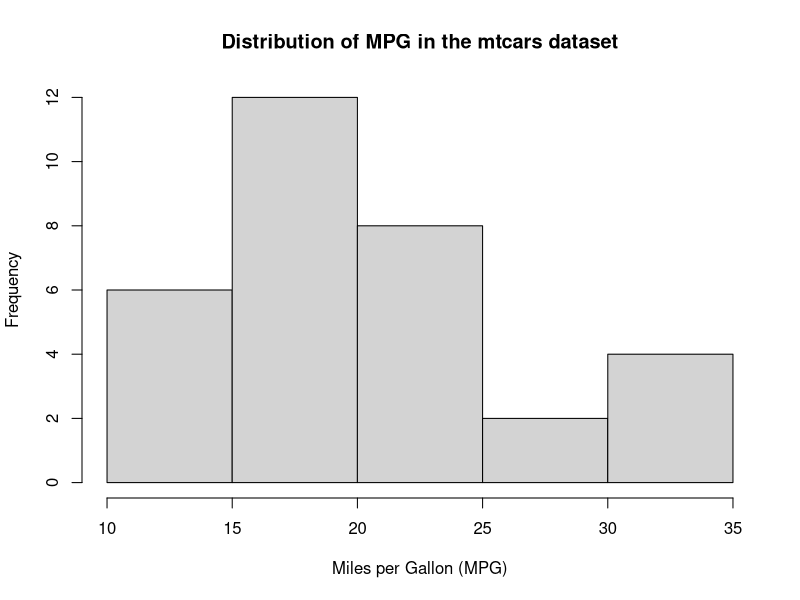
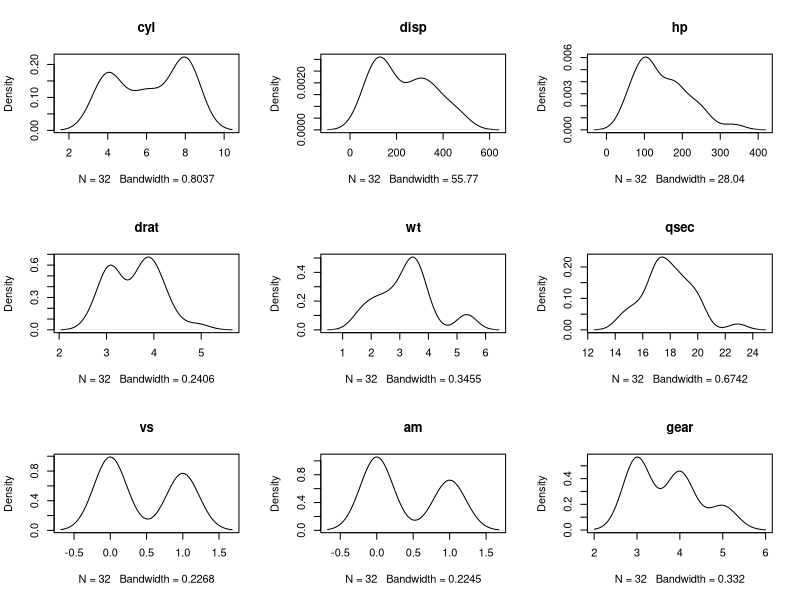
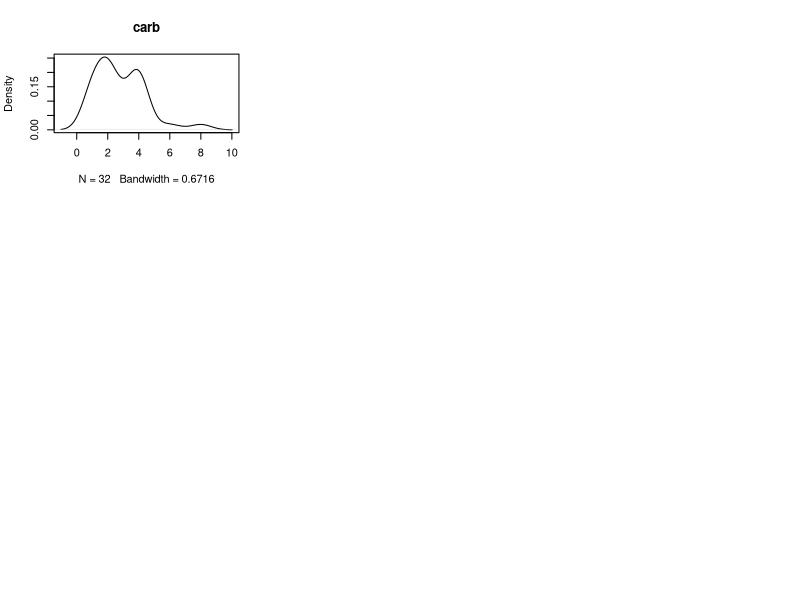
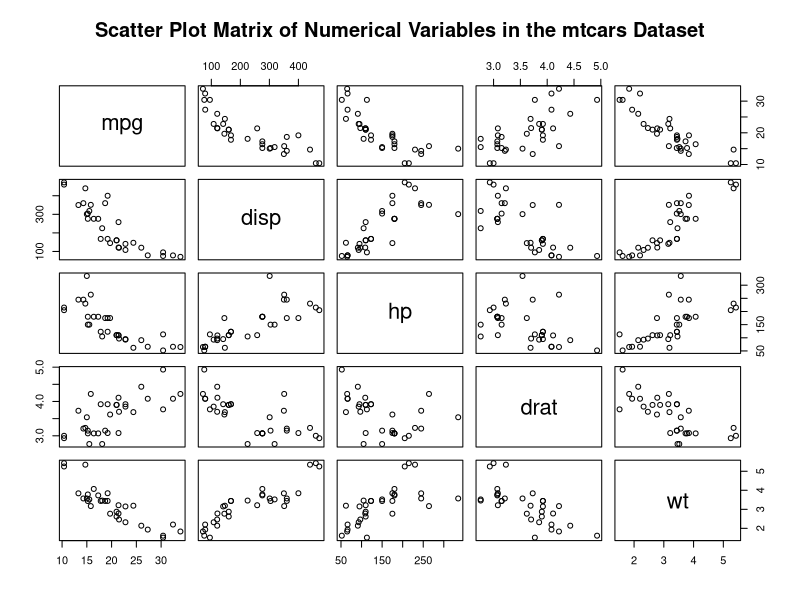
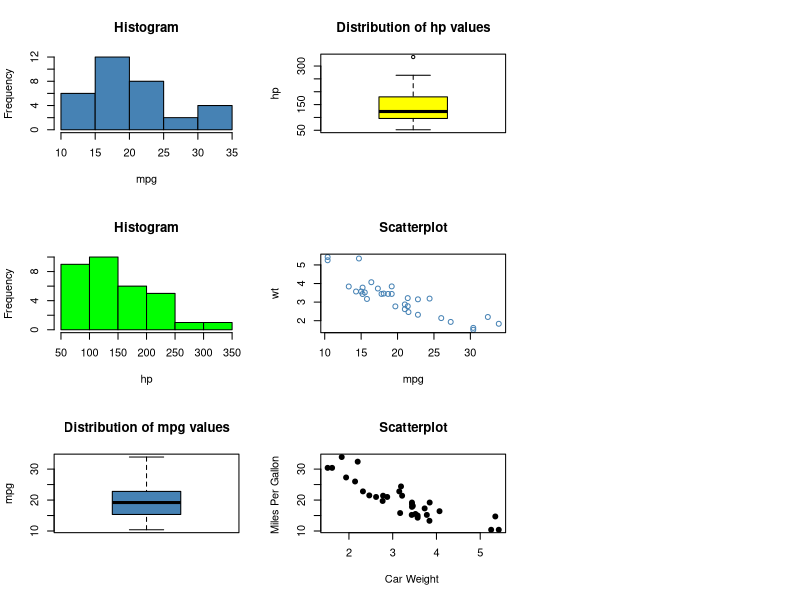
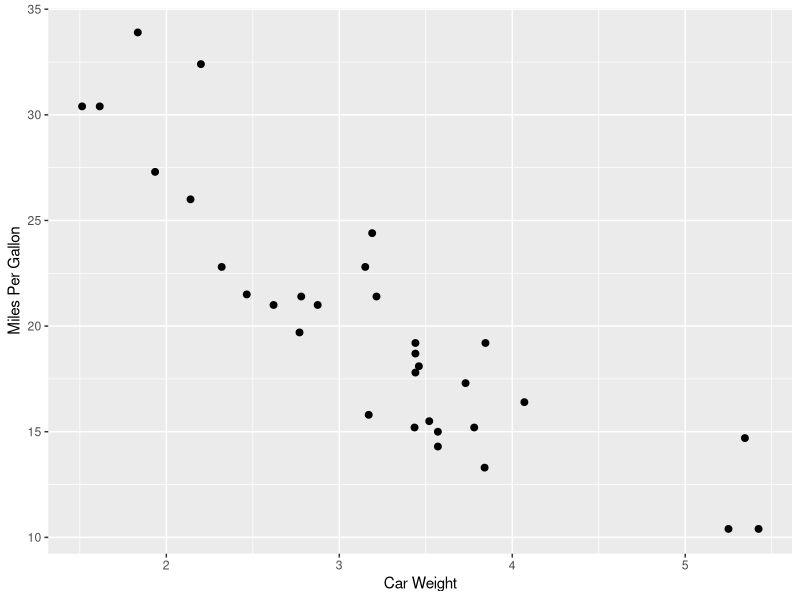

The R script that drew these images, in order: (Note: this script raises an error after producing the figures.)
data(mtcars)
mtcars
head(mtcars)
summary(mtcars)

names(mtcars)
#(a)attributes of the dataset are "mpg"  "cyl"  "disp" "hp"   "drat" "wt"   "qsec" "vs"   "am"   "gear" "carb"
colnames(mtcars)

dim(mtcars)
data(mtcars)


str(mtcars)
summary(mtcars)

# Individual summary statistics for each variable
summary(mtcars$mpg)
summary(mtcars$cyl)
summary(mtcars$disp)
summary(mtcars$hp)
summary(mtcars$drat)
summary(mtcars$wt)
summary(mtcars$qsec)
summary(mtcars$vs)
summary(mtcars$am)
summary(mtcars$gear)
summary(mtcars$carb)

sapply(mtcars, function(x) sum(is.na(x)))

hist(mtcars$mpg, main = "Distribution of MPG in the mtcars dataset",
     xlab = "Miles per Gallon (MPG)", ylab = "Frequency")

par(mfrow=c(3, 3)) # set up a 3 x 3 grid of plots
for (i in 2:ncol(mtcars)) {
  if (is.numeric(mtcars[, i])) {
    plot(density(mtcars[, i]), main = colnames(mtcars)[i], ylab = "Density")
  }
}

pairs(mtcars[, c(1, 3, 4, 5, 6)], main = "Scatter Plot Matrix of Numerical Variables in the mtcars Dataset")

#(b)dimension of data frame = 32, 11
max = max(mtcars$mpg)
min=min(mtcars$mpg)
#range
range(mtcars$mpg)
range=max-min
print(range)
#range = max - min
#print(range)

colnames(mtcars) #view variables
#(d)summary statictics for variables
summary(mtcars$mpg)
summary(mtcars$cyl)
summary(mtcars$disp)
summary(mtcars$hp)
summary(mtcars$drat)
summary(mtcars$wt)
summary(mtcars$qsec)
summary(mtcars$vs)
summary(mtcars$am)
summary(mtcars$gear)
summary(mtcars$carb)

#Missing values
is.name(mtcars)
sum(is.na(mtcars)) 
#(e)no of NA values= 0
# Calculating variance
variance = var(mtcars$mpg)
print(variance)
# Calculating Standard deviation
std = sd(mtcars$mpg)
print(std)
quartiles = quantile(mtcars$mpg)
print(quartiles)
# Calculating IQR
IQR = IQR(mtcars$mpg)
print(IQR)



#fit multiple linear regression model
model <- lm(mpg ~ disp + hp, data=mtcars)

#view model summary
summary(model)
#fit multiple linear regression model
model <- glm(mpg ~ disp + hp, data=mtcars)

#view model summary
summary(model)
#fit logistic regression model
model <- glm(am ~ disp + hp, data=mtcars, family=binomial)

#view model summary
summary(model)
#fit Poisson regression model
model <- glm(am ~ disp + hp, data=mtcars, family=poisson)

#view model summary
summary(model)


#Visualization 
#create histogram of values for mpg
hist(mtcars$mpg,
     col='steelblue',
     main='Histogram',
     xlab='mpg',
     ylab='Frequency')
hist(mtcars$hp,
     col='green',
     main='Histogram',
     xlab='hp',
     ylab='Frequency')
#create boxplot of values for mpg
boxplot(mtcars$mpg,
        main='Distribution of mpg values',
        ylab='mpg',
        col='steelblue',
        border='black')
boxplot(mtcars$hp,
        main='Distribution of hp values',
        ylab='hp',
        col='yellow',
        border='black')

#create scatterplot of mpg vs. wt
plot(mtcars$mpg, mtcars$wt,
     col='steelblue',
     main='Scatterplot',
     xlab='mpg',
     ylab='wt')
##Plotting
plot(mtcars$wt, mtcars$mpg, main="Scatterplot", xlab="Car Weight ", ylab="Miles Per Gallon ", pch=19)
##
install.packages("ggplot2")
library(ggplot2)

p <- ggplot(mtcars, aes(wt, mpg))
p + geom_point(size=2) + xlab("Car Weight") + ylab("Miles Per Gallon")

p <- ggplot(mtcars, aes(wt, mpg))
geom_point(aes(colour=factor(cyl), size = qsec)) + xlab("Car Weight") + ylab("Miles Per Gallon")
